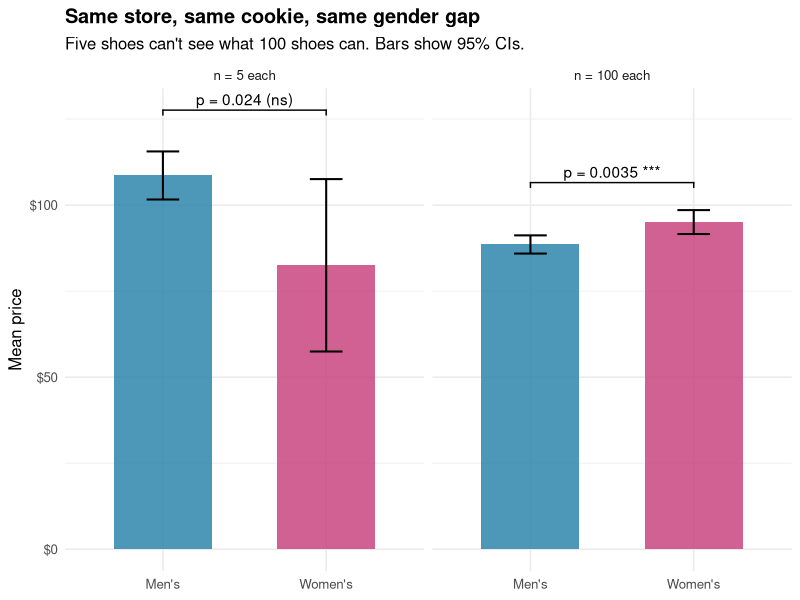
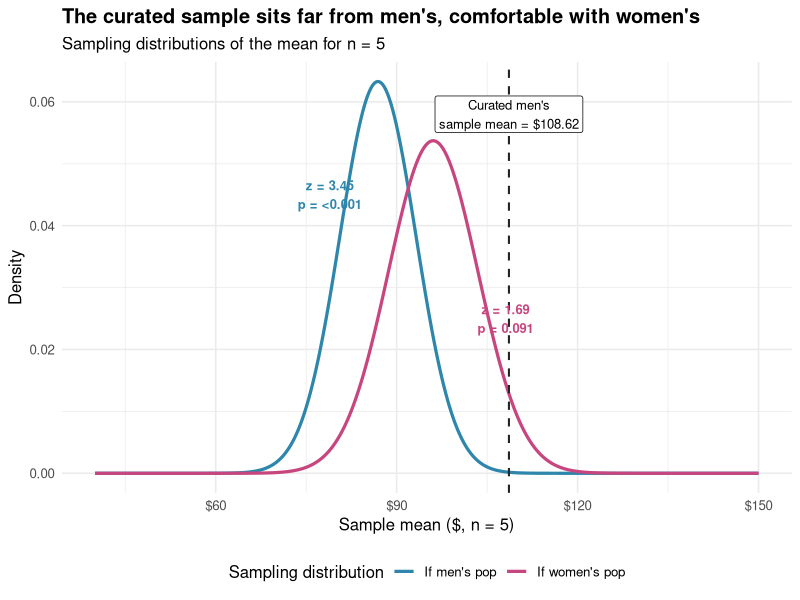
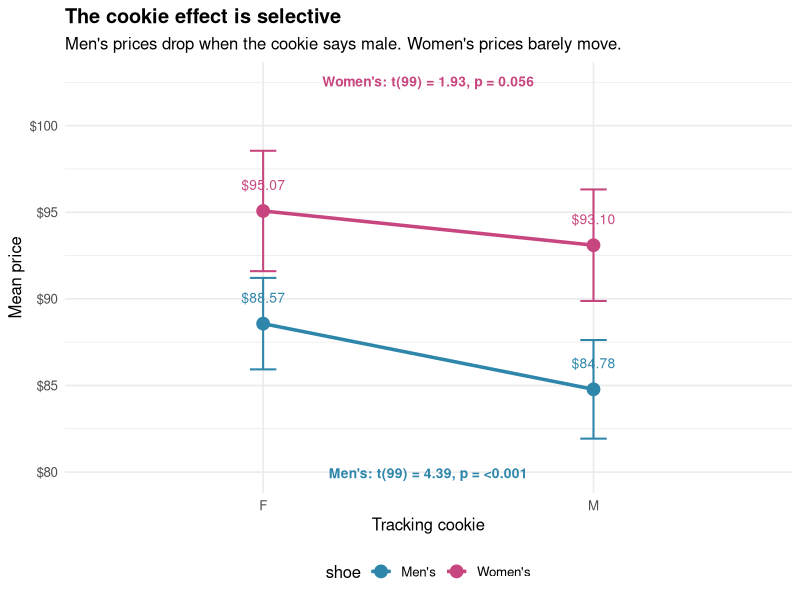
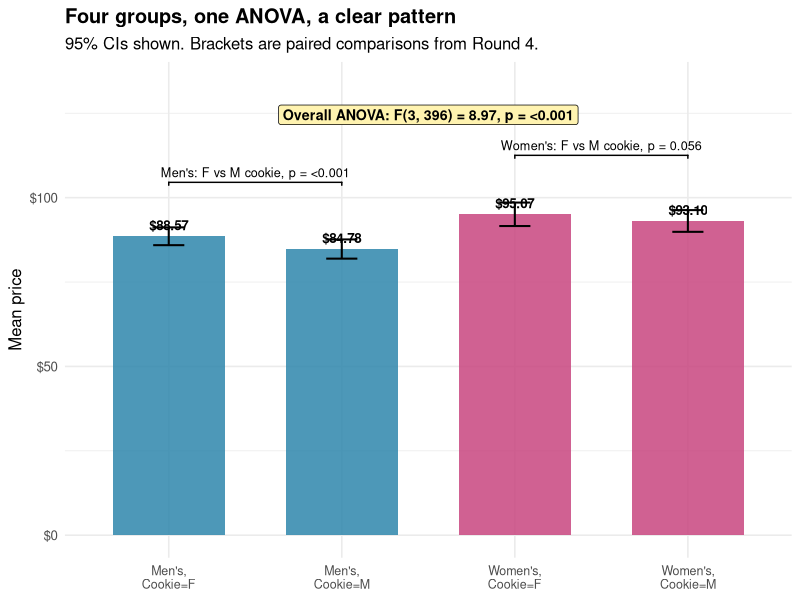

The R script that drew these images, in order:
## ---- chunk 1
library(tidyverse)
library(kableExtra)
library(ggsignif)

theme_set(theme_minimal(base_size = 12) +
            theme(plot.title = element_text(face = "bold")))

shoe_palette <- c("Men's" = "#2E86AB", "Women's" = "#C8467F")

# Read population data from CSV with tidy column names
pop_raw <- read_csv("shoe_prices_sampling_numbers.csv",
                     col_names = c("mens_pop", "womens_pop", "mens_pop_m", "womens_pop_m"),
                     skip = 1)

# Extract and clean population vectors (remove $ and convert to numeric)
mens_pop <- pop_raw |>
  pull(mens_pop) |>
  str_remove_all("\\$|,") |>
  as.numeric() |>
  na.omit()

womens_pop <- pop_raw |>
  pull(womens_pop) |>
  str_remove_all("\\$|,") |>
  as.numeric() |>
  na.omit()

# Calculate population parameters
mu_men      <- mean(mens_pop)
sigma_men   <- sd(mens_pop)
mu_women    <- mean(womens_pop)
sigma_women <- sd(womens_pop)
## ---- chunk 2
set.seed(110)

mens_sorted_desc   <- sort(mens_pop,   decreasing = TRUE)
mens_sorted_asc    <- sort(mens_pop)
womens_sorted_asc  <- sort(womens_pop)

# Small samples: algorithm has time to curate
mens_small_F   <- sample(mens_sorted_desc[1:30], 5)   # top of men's inventory
mens_small_M   <- sample(mens_sorted_asc[1:30],  5)   # bottom of men's inventory
womens_small_F <- sample(womens_pop, 5)               # roughly random
womens_small_M <- sample(womens_sorted_asc[1:30], 5)  # bottom of women's inventory

# Large samples: representative, with a small discount applied for cookie = M
mens_large_F   <- sample(mens_pop, 100)
mens_large_M   <- sample(mens_pop, 100) - 3.41
womens_large_F <- sample(womens_pop, 100)
womens_large_M <- sample(womens_pop, 100) - 0.41

# Tidy summary table for plotting
shoe_data <- tribble(
  ~shoe,     ~cookie, ~size,    ~values,
  "Men's",   "F",     "Small",  mens_small_F,
  "Men's",   "F",     "Large",  mens_large_F,
  "Men's",   "M",     "Small",  mens_small_M,
  "Men's",   "M",     "Large",  mens_large_M,
  "Women's", "F",     "Small",  womens_small_F,
  "Women's", "F",     "Large",  womens_large_F,
  "Women's", "M",     "Small",  womens_small_M,
  "Women's", "M",     "Large",  womens_large_M
) |>
  mutate(
    mean  = map_dbl(values, mean),
    sd    = map_dbl(values, sd),
    n     = map_int(values, length),
    se    = sd / sqrt(n),
    ci_lo = mean - qt(0.975, n - 1) * se,
    ci_hi = mean + qt(0.975, n - 1) * se
  )

shoe_data |> select(-values)
kable(shoe_data)
## ---- chunk 3
t_small_F <- t.test(mens_small_F, womens_small_F, 
                    var.equal = TRUE, 
                    alternative = "two.sided")

# Extract components for reporting
t_stat_small <- t_small_F$statistic
df_small <- t_small_F$parameter
p_small <- t_small_F$p.value

# Calculate Cohen's d for effect size
pooled_sd_small <- sqrt(((length(mens_small_F) - 1) * var(mens_small_F) + 
                          (length(womens_small_F) - 1) * var(womens_small_F)) /
                         (length(mens_small_F) + length(womens_small_F) - 2))
cohens_d_small <- (mean(mens_small_F) - mean(womens_small_F)) / pooled_sd_small

tibble(
  t = t_stat_small,
  df = df_small,
  p = p_small,
  `Cohen's d` = cohens_d_small,
  `95% CI (d)` = sprintf("[%.2f, %.2f]", 
                         cohens_d_small - 1.96 * sqrt(2/length(mens_small_F)), 
                         cohens_d_small + 1.96 * sqrt(2/length(mens_small_F)))
)
## ---- chunk 4
t_large_F <- t.test(mens_large_F, womens_large_F, 
                    var.equal = TRUE, 
                    alternative = "two.sided")

# Extract components for reporting
t_stat_large <- t_large_F$statistic
df_large <- t_large_F$parameter
p_large <- t_large_F$p.value
ci_large <- t_large_F$conf.int

# Calculate Cohen's d for effect size
pooled_sd_large <- sqrt(((length(mens_large_F) - 1) * var(mens_large_F) + 
                          (length(womens_large_F) - 1) * var(womens_large_F)) /
                         (length(mens_large_F) + length(womens_large_F) - 2))
cohens_d_large <- (mean(mens_large_F) - mean(womens_large_F)) / pooled_sd_large

tibble(
  t = t_stat_large,
  df = df_large,
  p = p_large,
  `Cohen's d` = cohens_d_large,
  `95% CI (d)` = sprintf("[%.2f, %.2f]", 
                         cohens_d_large - 1.96 * sqrt(2/length(mens_large_F)), 
                         cohens_d_large + 1.96 * sqrt(2/length(mens_large_F)))
)
## ---- chunk 5
plot_round1 <- shoe_data |>
  filter(cookie == "F") |>
  mutate(size = factor(size,
                       levels = c("Small", "Large"),
                       labels = c("n = 5 each", "n = 100 each")))

ann_round1 <- tibble(
  size  = factor(c("n = 5 each", "n = 100 each"),
                 levels = c("n = 5 each", "n = 100 each")),
  label = c(
    as.character(sprintf("p = %.3f (ns)", p_small)),
    as.character(sprintf("p = %s ***",
                         format.pval(p_large, digits = 2, eps = 0.001)))
  ),
  y_pos = c(max(plot_round1$ci_hi[plot_round1$size == "n = 5 each"]) + 12,
            max(plot_round1$ci_hi[plot_round1$size == "n = 100 each"]) + 8)
)

ggplot(plot_round1, aes(x = shoe, y = mean, fill = shoe)) +
  geom_col(width = 0.6, alpha = 0.85) +
  geom_errorbar(aes(ymin = ci_lo, ymax = ci_hi),
                width = 0.2, linewidth = 0.7) +
  geom_signif(
    data = ann_round1 |> filter(size == "n = 5 each"),
    aes(xmin = "Men's", xmax = "Women's",
        annotations = label, y_position = y_pos),
    inherit.aes = FALSE, manual = TRUE, tip_length = 0.02
  ) +
  geom_signif(
    data = ann_round1 |> filter(size == "n = 100 each"),
    aes(xmin = "Men's", xmax = "Women's",
        annotations = label, y_position = y_pos),
    inherit.aes = FALSE, manual = TRUE, tip_length = 0.02
  ) +
  facet_wrap(~ size) +
  scale_fill_manual(values = shoe_palette) +
  scale_y_continuous(labels = scales::dollar_format()) +
  labs(
    x = NULL, y = "Mean price",
    title = "Same store, same cookie, same gender gap",
    subtitle = "Five shoes can't see what 100 shoes can. Bars show 95% CIs."
  ) +
  theme(legend.position = "none")
## ---- chunk 6
one_sample_z <- function(x, mu, sigma) {
  n  <- length(x)
  m  <- mean(x)
  se <- sigma / sqrt(n)
  z  <- (m - mu) / se
  p  <- 2 * (1 - pnorm(abs(z)))
  tibble(M = m, n = n, mu = mu, sigma = sigma,
         z = z, p = p, se = se)
}
## ---- chunk 7
z_men_vs_men <- one_sample_z(mens_small_F, mu_men, sigma_men)
z_men_vs_men
## ---- chunk 8
z_men_vs_women <- one_sample_z(mens_small_F, mu_women, sigma_women)
z_men_vs_women
## ---- chunk 9
z_women_check <- one_sample_z(womens_large_F, mu_women, sigma_women)
z_women_check
## ---- chunk 10
x_grid <- seq(40, 150, length.out = 400)
sample_mean_curves <- bind_rows(
  tibble(price = x_grid,
         density = dnorm(x_grid, mu_men, sigma_men / sqrt(5)),
         hypothesis = "If men's pop"),
  tibble(price = x_grid,
         density = dnorm(x_grid, mu_women, sigma_women / sqrt(5)),
         hypothesis = "If women's pop")
)

curated_mean <- mean(mens_small_F)

ggplot(sample_mean_curves, aes(x = price, y = density, color = hypothesis)) +
  geom_line(linewidth = 1.1) +
  geom_vline(xintercept = curated_mean, linetype = "dashed",
             color = "#222222", linewidth = 0.7) +
  annotate("label", x = curated_mean, y = 0.058,
           label = sprintf("Curated men's\nsample mean = $%.2f", curated_mean),
           hjust = 0.5, size = 3.3, fill = "white") +
  annotate("text", x = mu_men - 8, y = 0.045,
           label = sprintf("z = %.2f\np = %s",
                           z_men_vs_men$z,
                           format.pval(z_men_vs_men$p, digits = 2, eps = 0.001)),
           color = shoe_palette[["Men's"]], size = 3.3, fontface = "bold") +
  annotate("text", x = mu_women + 12, y = 0.025,
           label = sprintf("z = %.2f\np = %.3f",
                           z_men_vs_women$z, z_men_vs_women$p),
           color = shoe_palette[["Women's"]], size = 3.3, fontface = "bold") +
  scale_color_manual(values = c("If men's pop"   = shoe_palette[["Men's"]],
                                "If women's pop" = shoe_palette[["Women's"]]),
                     name = "Sampling distribution") +
  scale_x_continuous(labels = scales::dollar_format()) +
  labs(
    x = "Sample mean ($, n = 5)", y = "Density",
    title = "The curated sample sits far from men's, comfortable with women's",
    subtitle = "Sampling distributions of the mean for n = 5"
  ) +
  theme(legend.position = "bottom")
## ---- chunk 11
cookie_table <- shoe_data |>
  select(shoe, cookie, size, mean) |>
  pivot_wider(names_from = cookie, values_from = mean,
              names_prefix = "Cookie = ") |>
  mutate(`Difference (F - M)` = `Cookie = F` - `Cookie = M`)

cookie_table
## ---- chunk 12
set.seed(43)

mens_diff   <- rnorm(100, mean = 3.41, sd = 9.20)
womens_diff <- rnorm(100, mean = 0.41, sd = 4.51)

paired_t <- function(diffs) {
  n        <- length(diffs)
  mean_d   <- mean(diffs)
  sd_d     <- sd(diffs)
  se       <- sd_d / sqrt(n)
  t_stat   <- mean_d / se
  df       <- n - 1
  p_val    <- 2 * (1 - pt(abs(t_stat), df))
  tibble(mean_diff = mean_d, sd_diff = sd_d, n = n,
         t = t_stat, df = df, p = p_val, se = se)
}

paired_men   <- paired_t(mens_diff)
paired_women <- paired_t(womens_diff)

bind_rows(
  paired_men   |> mutate(comparison = "Men's shoes (F vs M cookie)"),
  paired_women |> mutate(comparison = "Women's shoes (F vs M cookie)")
) |>
  select(comparison, everything())
## ---- chunk 13
paired_plot_data <- shoe_data |>
  filter(size == "Large") |>
  select(shoe, cookie, mean, ci_lo, ci_hi)

paired_label_men <- sprintf(
  "Men's: t(%d) = %.2f, p = %s",
  paired_men$df, paired_men$t,
  format.pval(paired_men$p, digits = 2, eps = 0.001)
)
paired_label_women <- sprintf(
  "Women's: t(%d) = %.2f, p = %.3f",
  paired_women$df, paired_women$t, paired_women$p
)

ggplot(paired_plot_data,
       aes(x = cookie, y = mean, group = shoe, color = shoe)) +
  geom_line(linewidth = 1.2) +
  geom_errorbar(aes(ymin = ci_lo, ymax = ci_hi),
                width = 0.08, linewidth = 0.7) +
  geom_point(size = 4) +
  geom_text(aes(label = scales::dollar(mean, accuracy = 0.01)),
            nudge_y = 1.5, size = 3.5, show.legend = FALSE) +
  annotate("text", x = 1.5, y = min(paired_plot_data$ci_lo) - 2,
           label = paired_label_men,
           size = 3.5, color = shoe_palette[["Men's"]], fontface = "bold") +
  annotate("text", x = 1.5, y = max(paired_plot_data$ci_hi) + 4,
           label = paired_label_women,
           size = 3.5, color = shoe_palette[["Women's"]], fontface = "bold") +
  scale_color_manual(values = shoe_palette) +
  scale_y_continuous(labels = scales::dollar_format()) +
  labs(
    x = "Tracking cookie", y = "Mean price",
    title = "The cookie effect is selective",
    subtitle = "Men's prices drop when the cookie says male. Women's prices barely move."
  ) +
  theme(legend.position = "bottom")
## ---- chunk 14
anova_data <- bind_rows(
  tibble(price = mens_large_F,   group = "Men's, Cookie=F"),
  tibble(price = mens_large_M,   group = "Men's, Cookie=M"),
  tibble(price = womens_large_F, group = "Women's, Cookie=F"),
  tibble(price = womens_large_M, group = "Women's, Cookie=M")
) |>
  mutate(group = factor(group,
                        levels = c("Men's, Cookie=F", "Men's, Cookie=M",
                                   "Women's, Cookie=F", "Women's, Cookie=M")))

anova_fit     <- aov(price ~ group, data = anova_data)
anova_summary <- summary(anova_fit)[[1]]
anova_F       <- anova_summary[["F value"]][1]
anova_p       <- anova_summary[["Pr(>F)"]][1]
df_btw        <- anova_summary[["Df"]][1]
df_wn         <- anova_summary[["Df"]][2]

summary(anova_fit)
## ---- chunk 15
anova_plot_data <- shoe_data |>
  filter(size == "Large") |>
  mutate(group = paste0(shoe, ",\nCookie=", cookie),
         group = factor(group,
                        levels = c("Men's,\nCookie=F", "Men's,\nCookie=M",
                                   "Women's,\nCookie=F", "Women's,\nCookie=M")))

anova_label <- sprintf(
  "Overall ANOVA: F(%d, %d) = %.2f, p = %s",
  df_btw, df_wn, anova_F,
  format.pval(anova_p, digits = 2, eps = 0.001)
)

paired_men_label <- sprintf(
  "Men's: F vs M cookie, p = %s",
  format.pval(paired_men$p, digits = 2, eps = 0.001)
)
paired_women_label <- sprintf(
  "Women's: F vs M cookie, p = %.3f",
  paired_women$p
)

y_top <- max(anova_plot_data$ci_hi)

ggplot(anova_plot_data, aes(x = group, y = mean, fill = shoe)) +
  geom_col(width = 0.65, alpha = 0.85) +
  geom_errorbar(aes(ymin = ci_lo, ymax = ci_hi),
                width = 0.18, linewidth = 0.7) +
  geom_text(aes(label = scales::dollar(mean, accuracy = 0.01)),
            vjust = -0.6, size = 3.4, fontface = "bold") +
  geom_signif(annotations = paired_men_label,
              xmin = "Men's,\nCookie=F", xmax = "Men's,\nCookie=M",
              y_position = y_top + 6, tip_length = 0.02, textsize = 3.2) +
  geom_signif(annotations = paired_women_label,
              xmin = "Women's,\nCookie=F", xmax = "Women's,\nCookie=M",
              y_position = y_top + 14, tip_length = 0.02, textsize = 3.2) +
  annotate("label", x = 2.5, y = y_top + 26,
           label = anova_label,
           fill = "#FFF3B0", size = 3.6, fontface = "bold") +
  scale_fill_manual(values = shoe_palette) +
  scale_y_continuous(labels = scales::dollar_format(),
                     limits = c(0, y_top + 35)) +
  labs(
    x = NULL, y = "Mean price",
    title = "Four groups, one ANOVA, a clear pattern",
    subtitle = "95% CIs shown. Brackets are paired comparisons from Round 4."
  ) +
  theme(legend.position = "none",
        axis.text.x = element_text(size = 9))
